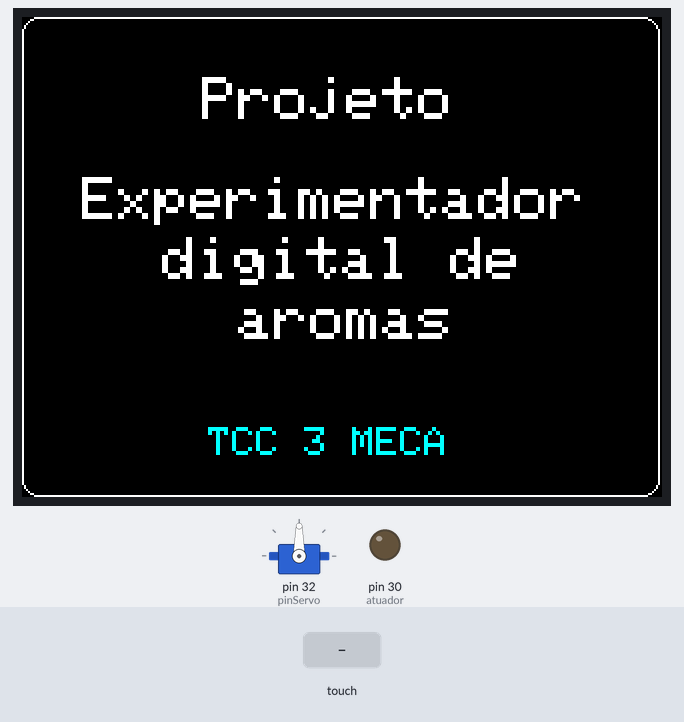
Recording of a sketch running on a simulated Arduino Mega 2560, built with avr-gcc and run on an emulated ATmega2560. Parts: servo, 320×240 colour display, output pins drawn as LEDs (lit = HIGH). Inputs (shaded band) come from the test bench.

Above: at 0.9 s.
At 7.7 s:
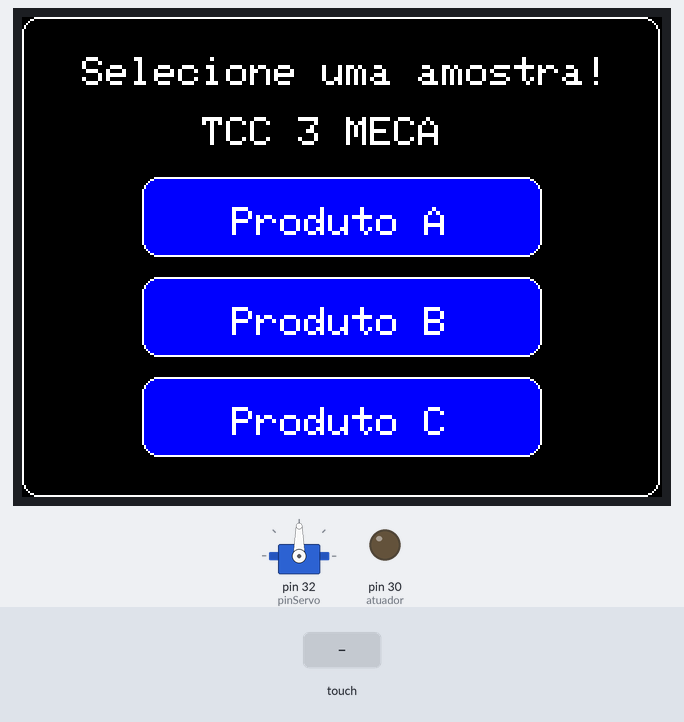
7.8 s: touch panel pressed at 38 % / 30 % of its raw x / y range
At 8.7 s:
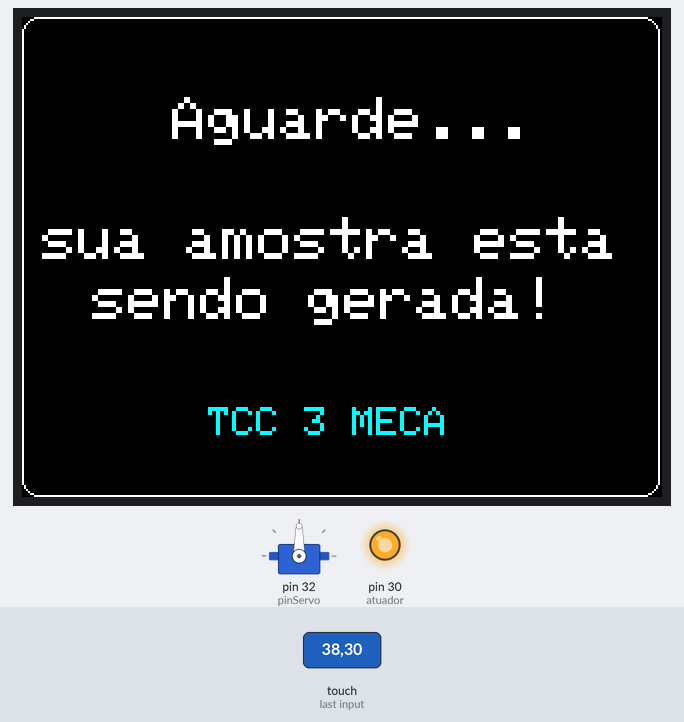
At 15.5 s:
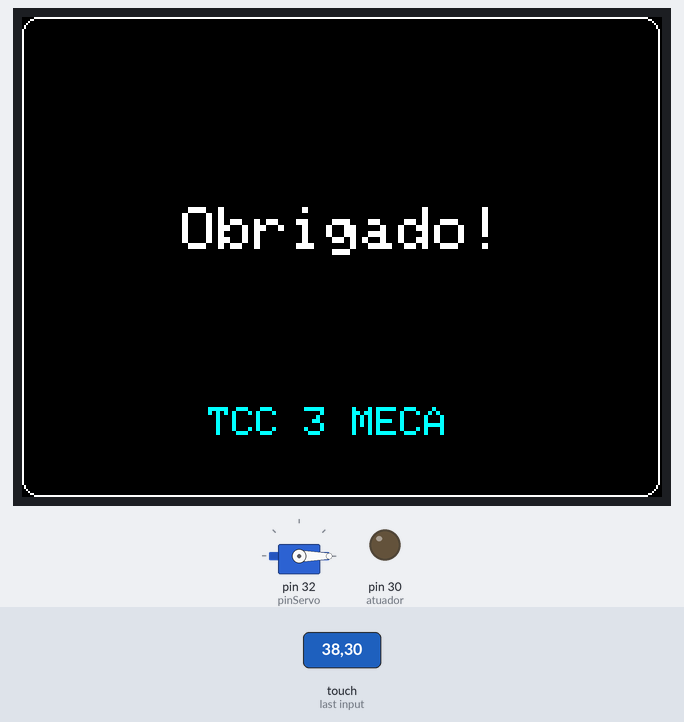
Timing chart, 0 to 17.0 s (numbered marks = the images above; inputs shaded):
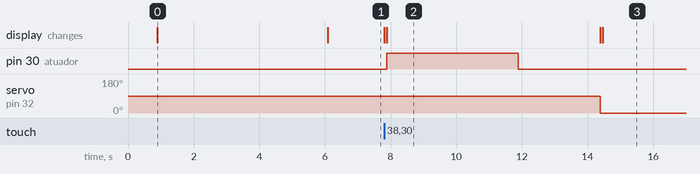

The sketch:

tcc.ino
```cpp
/**
  @description: Digital aroma display
  @date: 11/10/2022
  @author: Nikolas M. Menezes
  @version: 1.0.1
*/

// Inclusão de Bibliotecas
#include <SPFD5408_Adafruit_GFX.h>
#include <SPFD5408_Adafruit_TFTLCD.h>
#include <SPFD5408_TouchScreen.h>
#include <Servo.h>

// Definição dos pinos do display
#define LCD_CS A3
#define LCD_CD A2
#define LCD_WR A1
#define LCD_RD A0
#define LCD_RESET A4

// Definição de cores
#define WHITE          0xFFFF
#define RED            0xF800
#define BLUE           0x001F
#define BLACK          0x0000
#define CYAN           0x07FF

// Definindo a pressão para reconhecer o toque
#define MINPRESSURE 10 // Pressão mínima
#define MAXPRESSURE 1000 // Pressão máxima

// Portas de leitura das coordenadas do touch
#define YP A3 // Y+
#define XM A2 // X-
#define YM 9 // Y-
#define XP 8 // X+

// Calibrando o display
#define TS_LEFT 129
#define TS_RT   924
#define TS_TOP  82
#define TS_BOT  896

// Objeto para manipulação dos toques na tela
TouchScreen ts = TouchScreen(XP, YP, XM, YM, 100);
Adafruit_TFTLCD tft(A3, A2, A1, A0, A4);


// Definição de variáveis
byte page;
byte atuador = 30;
byte pinServo = 32;
Servo servo1;

TSPoint waitTouch() {
  TSPoint p;
  do {
    p = ts.getPoint();
    pinMode(XM, OUTPUT);
    pinMode(YP, OUTPUT);
  } while ((p.z < MINPRESSURE ) || (p.z > MAXPRESSURE));

 p.x = map(p.x, TS_LEFT, TS_RT, 0, 240);
 p.y = map(p.y, TS_BOT, TS_TOP, 0, 320);

  return p;
}

void setup() {

  page = 0; // Tela principal (Home Screen)
  pinMode (atuador, OUTPUT);
  servo1.attach (pinServo);

  uint16_t ID = tft.readID();
  Serial.begin(9600);

  tft.begin();
  delay (500);
  tft.reset();
  tft.begin(0x9341);
  tft.setRotation(1);
  tft.fillScreen(BLACK);

  // Função para a tela inicial
  IntroScreen();

  // Função para a tela principal
  drawHomeScreen ();
}

void IntroScreen() {

  tft.drawRoundRect(0, 0, 319, 240, 8, WHITE);

  tft.setCursor (90,30);
  tft.setTextSize (3);
  tft.setTextColor(WHITE);
  tft.println("Projeto");

  tft.setCursor (30, 80);
  tft.setTextSize (3);
  tft.println ("Experimentador");

  tft.setCursor (70, 110);
  tft.println ("digital de" );

  tft.setCursor (108, 140);
  tft.println ("aromas" );

  tft.setTextSize (2);
  tft.setCursor (93, 205);
  tft.setTextColor(CYAN);
  tft.println("TCC 3 MECA ");

  delay(5000);

  tft.fillScreen(BLACK);
}

void drawHomeScreen()
{

  tft.fillScreen(BLACK);

  //Borda da pagina inicial

  tft.drawRoundRect(0, 0, 319, 240, 8, WHITE);

  // Botões dos produtos

  tft.fillRoundRect(60, 80, 200, 40, 8, BLUE);
  tft.drawRoundRect(60, 80, 200, 40, 8, WHITE);

  tft.fillRoundRect(60, 130, 200, 40, 8, BLUE);
  tft.drawRoundRect(60, 130, 200, 40, 8, WHITE);

  tft.fillRoundRect(60, 180, 200, 40, 8, BLUE);
  tft.drawRoundRect(60, 180, 200, 40, 8, WHITE);

  tft.setCursor(30, 20);
  tft.setTextSize(2);
  tft.setTextColor(WHITE);
  tft.print("Selecione uma amostra!");

  tft.setCursor(90, 50);
  tft.setTextSize(2);
  tft.setTextColor(WHITE);
  tft.print("TCC 3 MECA");
  tft.setTextColor(WHITE);

  tft.setCursor(105, 95);
  tft.print("Produto A");

  tft.setCursor(105, 145);
  tft.print("Produto B");

  tft.setCursor(105, 195);
  tft.print("Produto C");

  delay(500);

}

void loop() {


  digitalWrite(13, HIGH);
  TSPoint p = ts.getPoint();
  digitalWrite(13, LOW);

  pinMode(XM, OUTPUT);
  pinMode(YP, OUTPUT);

if (page == 0)
    {
      if (p.z > 10 && p.z < 1000) // Verifica se a pressão atual está dentro do valor que foi predeterminado
      {
        if (p.x > 403 && p.x < 525 && p.y > 271 && p.y < 725  && p.z > MINPRESSURE && p.z < MAXPRESSURE) // Primeiro botão
        {
            page=1; // Produto A

            tft.fillScreen (BLACK);
            tft.drawRoundRect(0, 0, 319, 240, 8, WHITE);

            tft.setTextSize (3);
            tft.setTextColor (WHITE);
            tft.setCursor (75, 40);
            tft.println ("Aguarde...");

            tft.setCursor (10, 100);
            tft.println ("sua amostra esta");

            tft.setCursor (35, 130);
            tft.println ("sendo gerada!");

            tft.setTextSize (2);
            tft.setCursor (93, 195);
            tft.setTextColor(CYAN);
            tft.println("TCC 3 MECA ");

            digitalWrite (atuador, HIGH);

            delay (4000);

            servo1.write(90);
            digitalWrite (atuador, LOW);

            delay (2500);

            servo1.write (0);


            tft.fillScreen (BLACK);
            tft.drawRoundRect(0, 0, 319, 240, 8, WHITE);
            tft.setTextColor (WHITE);
            tft.setTextSize (3);
            tft.setCursor (80, 95);
            tft.println ("Obrigado!");

            tft.setTextSize (2);
            tft.setCursor (93, 195);
            tft.setTextColor(CYAN);
            tft.println("TCC 3 MECA ");

            delay (4000);
            drawHomeScreen();
            page=0;
        }
        else if (p.x > 563 && p.x < 683 && p.y > 275 && p.y < 750) // Segundo botão
        {

            page=2; // Produto B

            tft.fillScreen (BLACK);
            tft.drawRoundRect(0, 0, 319, 240, 8, WHITE);

            tft.setTextSize (3);
            tft.setTextColor (WHITE);
            tft.setCursor (75, 40);
            tft.println ("Aguarde...");

            tft.setCursor (10, 100);
            tft.println ("sua amostra esta");

            tft.setCursor (35, 130);
            tft.println ("sendo gerada!");

            tft.setTextSize (2);
            tft.setCursor (93, 195);
            tft.setTextColor(CYAN);
            tft.println("TCC 3 MECA ");

            digitalWrite (atuador, HIGH);

            delay (4000);

            servo1.write(90);
            digitalWrite (atuador, LOW);

            delay (2500);

            servo1.write (0);


            tft.fillScreen (BLACK);
            tft.drawRoundRect(0, 0, 319, 240, 8, WHITE);
            tft.setTextColor (WHITE);
            tft.setTextSize (3);
            tft.setCursor (80, 95);
            tft.println ("Obrigado!");

            tft.setTextSize (2);
            tft.setCursor (93, 195);
            tft.setTextColor(CYAN);
            tft.println("TCC 3 MECA ");

            delay (4000);
            drawHomeScreen();
            page=0;

        }
        if (p.x > 736 && p.x < 855 && p.y > 255 && p.y < 725) // Terceiro botão
        {

            page=3; // Produto C

            tft.fillScreen (BLACK);
            tft.drawRoundRect(0, 0, 319, 240, 8, WHITE);

            tft.setTextSize (3);
            tft.setTextColor (WHITE);
            tft.setCursor (75, 40);
            tft.println ("Aguarde...");

            tft.setCursor (10, 100);
            tft.println ("sua amostra esta");

            tft.setCursor (35, 130);
            tft.println ("sendo gerada!");

            tft.setTextSize (2);
            tft.setCursor (93, 195);
            tft.setTextColor(CYAN);
            tft.println("TCC 3 MECA ");

            digitalWrite (atuador, HIGH);

            delay (4000);

            servo1.write(90);
            digitalWrite (atuador, LOW);

            delay (2500);

            servo1.write (0);


            tft.fillScreen (BLACK);
            tft.drawRoundRect(0, 0, 319, 240, 8, WHITE);
            tft.setTextColor (WHITE);
            tft.setTextSize (3);
            tft.setCursor (80, 95);
            tft.println ("Obrigado!");

            tft.setTextSize (2);
            tft.setCursor (93, 195);
            tft.setTextColor(CYAN);
            tft.println("TCC 3 MECA ");

            delay (4000);

            drawHomeScreen();
            page=0;

        }
      }
    }
}
```

Measured:
- after the input at 7.8 s, pin 30 (atuador): LOW → HIGH after 0.09 s, → LOW 4.0 s later; servo on pin 32 (pinServo): 90° → 0° after 6.6 s; the display: first changes at once (image 2 shows a later state)
- what the display in image 0 shows lasts 5.2 s, from 0.9 s to 6.1 s
- what the display in image 2 shows lasts 6.5 s, from 7.9 s to 14.4 s
